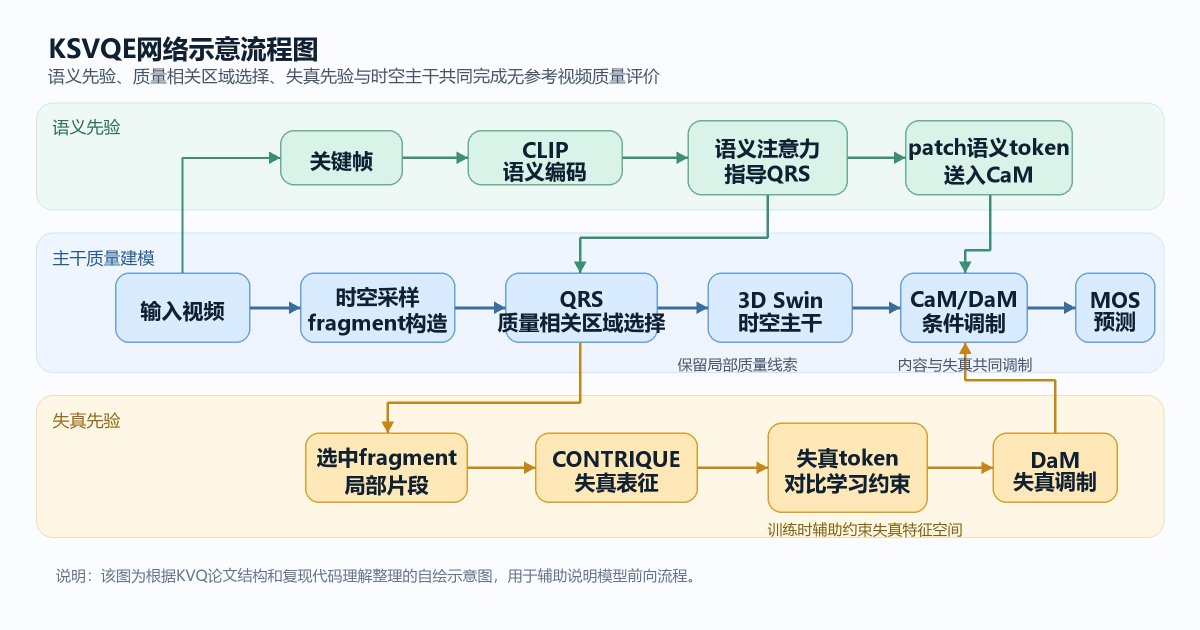
#> input picture figs/ksvqe_network_schematic_flow.png, 2400 x 1260 px (shown at 1/2 size)
$ python -i analyze_kvq_distortions.py   (imports and definitions only)   (older library calls are emulated)
#> lines starting #> are read from the running program, lines starting #| are printed output that depends on the picture
#> further down, picture is the input picture: shape (1260, 2400, 3); mean B, G, R 234.5, 236.4, 233
import argparse
import csv
import json
import math
import os
import random
import shutil
import subprocess
import tempfile
import time
from collections import defaultdict
from pathlib import Path

import numpy as np


# [89 lines left out: functions read_annotation, safe_float, parse_fps, ffprobe_metadata, not called in this run]


def colorfulness(rgb):
    rg = rgb[:, :, 0].astype(np.float32) - rgb[:, :, 1].astype(np.float32)
    yb = 0.5 * (rgb[:, :, 0].astype(np.float32) + rgb[:, :, 1].astype(np.float32)) - rgb[
        :, :, 2
    ].astype(np.float32)
    return float(
        math.sqrt(float(np.var(rg)) + float(np.var(yb)))
        + 0.3 * math.sqrt(float(np.mean(rg) ** 2) + float(np.mean(yb) ** 2))
    )


def blockiness(gray):
    gray = gray.astype(np.float32)
    if gray.shape[0] < 16 or gray.shape[1] < 16:
        return np.nan
    vert = np.abs(np.diff(gray, axis=1))
    horiz = np.abs(np.diff(gray, axis=0))
    v_boundary = vert[:, 7::8]
    h_boundary = horiz[7::8, :]
    v_non = np.delete(vert, np.arange(7, vert.shape[1], 8), axis=1)
    h_non = np.delete(horiz, np.arange(7, horiz.shape[0], 8), axis=0)
    boundary = np.mean(v_boundary) + np.mean(h_boundary)
    non_boundary = np.mean(v_non) + np.mean(h_non)
    return float(boundary / (non_boundary + 1e-6))


def frame_stats_from_bgr(frame, resize_width=320):
#> called with resize_width = 320
    import cv2

    h, w = frame.shape[:2]
#> h = 1260; w = 2400
    if resize_width and w > resize_width:
        new_h = max(1, int(h * resize_width / w))
#> new_h = 168
        frame = cv2.resize(frame, (resize_width, new_h), interpolation=cv2.INTER_AREA)
    gray = cv2.cvtColor(frame, cv2.COLOR_BGR2GRAY)
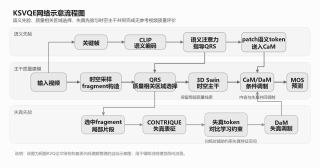
#> gray: shape (168, 320); min 29, max 252, mean 235.1
    rgb = cv2.cvtColor(frame, cv2.COLOR_BGR2RGB)
    lap = cv2.Laplacian(gray, cv2.CV_64F)
    sobel_x = cv2.Sobel(gray, cv2.CV_32F, 1, 0, ksize=3)
    sobel_y = cv2.Sobel(gray, cv2.CV_32F, 0, 1, ksize=3)
    highpass = gray.astype(np.float32) - cv2.GaussianBlur(gray, (0, 0), 1.0)
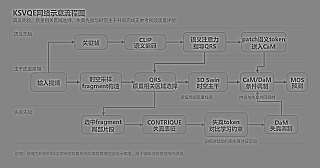
#> highpass: shape (168, 320) float32; min -118, max 108, mean 0; drawn with min black and max white
    hist = cv2.calcHist([gray], [0], None, [64], [0, 256]).reshape(-1)
#> hist = 64 values, max 19457 at index 63, min 0 at index 0, mean 840
    prob = hist / (hist.sum() + 1e-6)
#> prob = 64 values, max 0.362 at index 63, min 0 at index 0, mean 0.0156
    entropy = -float(np.sum(prob * np.log2(prob + 1e-12)))
#> entropy = 2.89

    return {
        "brightness_mean": float(np.mean(gray)),
        "brightness_std": float(np.std(gray)),
        "sharpness_lap_var": float(np.var(lap)),
        "noise_highpass_std": float(np.std(highpass)),
        "complexity_sobel_mean": float(np.mean(np.hypot(sobel_x, sobel_y))),
        "entropy": entropy,
        "colorfulness": colorfulness(rgb),
        "blockiness": blockiness(gray),
    }
#> in colorfulness, `rg = rgb[:, :, 0].astype(np.float32) - rgb[:, :, 1].astype(np.float32)`:
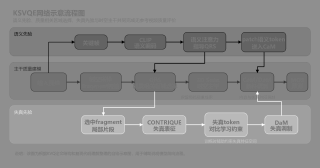
#> rg: shape (168, 320) float32; min -82, max 62, mean -3.3; drawn with min black and max white
#> in colorfulness, `yb = 0.5 * (rgb[:, :, 0].astype(np.float32) + rgb[:, :, 1].astype(np.f..`:
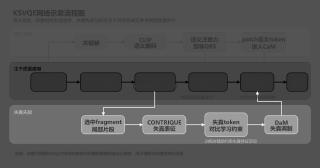
#> yb: shape (168, 320) float32; min -72, max 143, mean 0.2; drawn with min black and max white
#> in blockiness, `horiz = np.abs(np.diff(gray, axis=0))`:
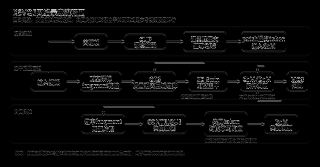
#> horiz: shape (167, 320) float32; min 0, max 217, mean 8.7
#> in blockiness, `v_non = np.delete(vert, np.arange(7, vert.shape[1], 8), axis=1)`:
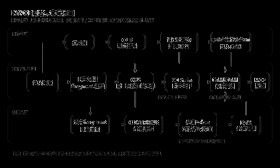
#> v_non: shape (168, 280) float32; min 0, max 213, mean 6.4
#> in blockiness, `h_non = np.delete(horiz, np.arange(7, horiz.shape[0], 8), axis=0)`:
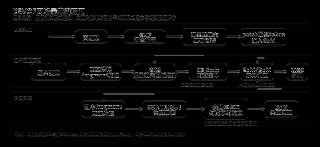
#> h_non: shape (147, 320) float32; min 0, max 217, mean 8.4
#> in blockiness, `boundary = np.mean(v_boundary) + np.mean(h_boundary)`: boundary = 17.36
#> in blockiness, `non_boundary = np.mean(v_non) + np.mean(h_non)`: non_boundary = 14.78


# [6 lines left out: function average_frame_stats, not called in this run]


FRAME_FEATURE_KEYS = {
    "brightness_mean",
    "brightness_std",
    "sharpness_lap_var",
    "noise_highpass_std",
    "complexity_sobel_mean",
    "entropy",
    "colorfulness",
    "blockiness",
}


# [506 lines left out: functions frame_features_opencv, frame_features_decord, frame_features_ffmpeg, frame_features, zscore, pca2 and 5 more, not called in this run]


# [2 lines not run here, left out]

>>> import cv2
>>> picture = cv2.imread('../figs/ksvqe_network_schematic_flow.png')
>>> result = frame_stats_from_bgr(picture)
#> result = {'brightness_mean': 235.1, 'brightness_std': 34.03, 'sharpness_lap_var': 3681.9, 'noise_highpass_std': 14.83, 'complexity_sobel_mean': 60.92, 'entropy': 2.89, 'colorfulness': 24.92, 'blockiness': 1.17}

$ run again, on figs/ksvqe_qrs_visualization_from_paper.png
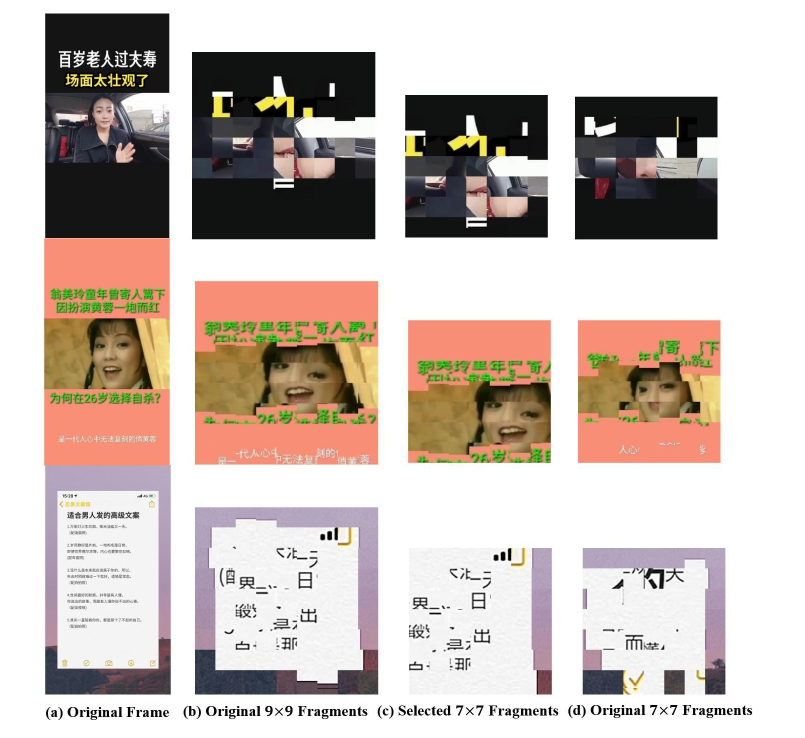
#> input picture figs/ksvqe_qrs_visualization_from_paper.png, 1610 x 1475 px (shown at 1/2 size)
#> picture is the input picture: shape (1475, 1610, 3); mean B, G, R 182.2, 188.8, 200.4
#> in frame_stats_from_bgr, `highpass = gray.astype(np.float32) - cv2.GaussianBlur(gray, (0, 0), 1.0)`:
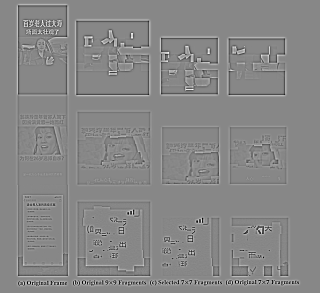
#> highpass: shape (293, 320) float32; min -143, max 126, mean 0; drawn with min black and max white
#> hist = 64 values, max 42436 at index 63, min 45 at index 1, mean 1465
#> prob = 64 values, max 0.453 at index 63, min 0.00048 at index 1, mean 0.0156
#> entropy = 3.72
#> in blockiness, `h_non = np.delete(horiz, np.arange(7, horiz.shape[0], 8), axis=0)`:
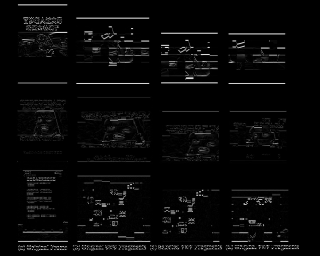
#> h_non: shape (256, 320) float32; min 0, max 227, mean 7.9
#> boundary = 13.23
#> non_boundary = 15.66
#> result = {'brightness_mean': 191.5, 'brightness_std': 83.34, 'sharpness_lap_var': 2929.3, 'noise_highpass_std': 15.3, 'complexity_sobel_mean': 86.59, 'entropy': 3.72, 'colorfulness': 47.32, 'blockiness': 0.845}
